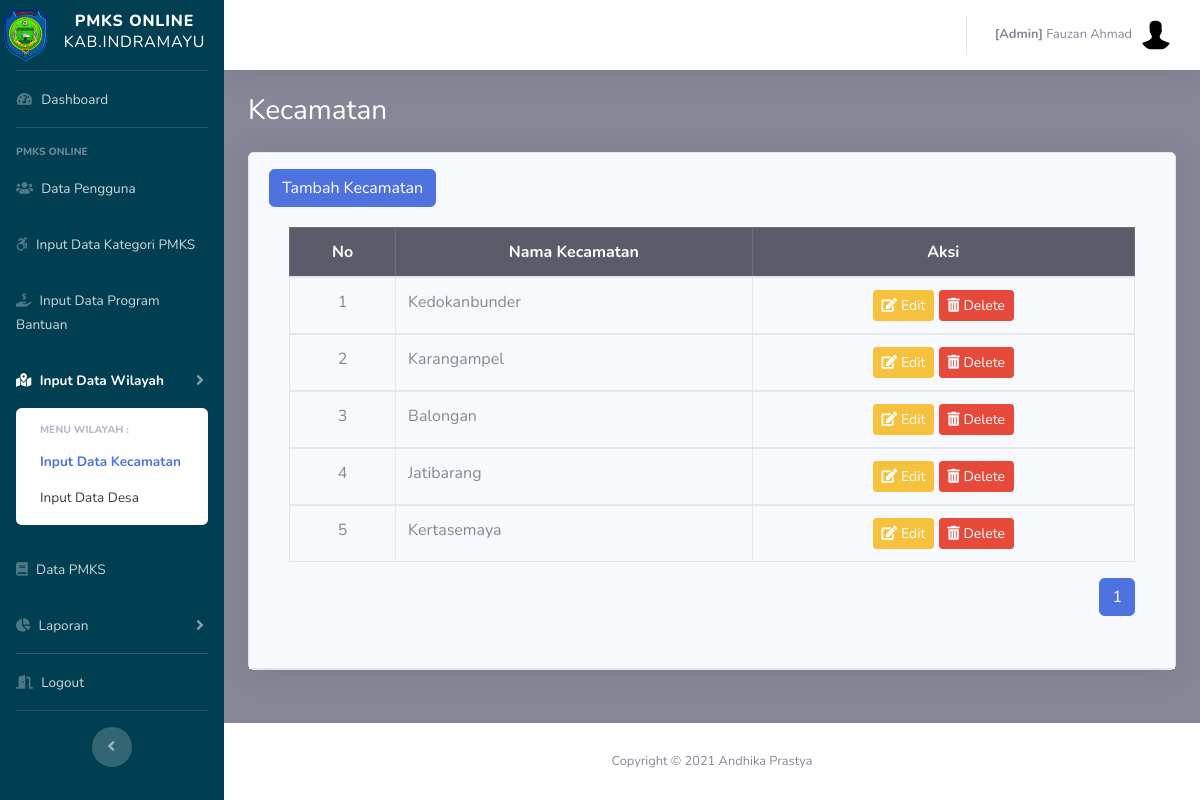
Page /admin/kecamatan.php (signed in) on the committed database.
### tables this page shows
CREATE TABLE `pegawai` (
  `id_pegawai` int(11) NOT NULL,
  `nm_pegawai` varchar(50) NOT NULL,
  `nip` varchar(50) NOT NULL,
  `no_telepon` varchar(50) NOT NULL,
  `alamat` varchar(100) NOT NULL,
  `username` varchar(50) NOT NULL,
  `password` varchar(255) NOT NULL,
  `role` varchar(10) NOT NULL,
  `is_delete` int(11) NOT NULL,
  `row_edit` int(11) NOT NULL,
  `time_input` datetime NOT NULL DEFAULT current_timestamp()
);

CREATE TABLE `kecamatan` (
  `id_kec` int(11) NOT NULL,
  `nm_kec` varchar(20) NOT NULL,
  `is_delete` int(11) NOT NULL,
  `row_edit` int(11) NOT NULL,
  `creator` int(11) NOT NULL,
  `time_input` datetime NOT NULL DEFAULT current_timestamp()
);

### config.php (called while the page is built, shortened)
<?php
	$database = 'pmks';
?>

### functions.php (called while the page is built, shortened)
<?php
function query($query)
{
	include('config.php');
	$result = mysqli_query($koneksi, $query);
	$rows = [];
	while ($row = mysqli_fetch_assoc($result)) {
		$rows[] = $row;
	}
	return $rows;
}

### admin/kecamatan.php (the view, shortened to what this page needs)
<?php
  include('templetes/sidebar.php');
  include('templetes/topbar.php');
  require_once "../functions.php";
  $jml_DataHalaman = 5;
  $jml_responden = count(query( "SELECT * FROM kecamatan WHERE is_delete=1 AND nm_kec!= 'Tidak Ada' ORDER BY id_kec"));
  $jml_Halaman = ceil($jml_responden / $jml_DataHalaman);
  $pageAktif = (isset($_GET["page"]) ) ? $_GET["page"] : 1;
  $awaldata = ( $jml_DataHalaman * $pageAktif ) - $jml_DataHalaman;
  $kec=query("SELECT * FROM kecamatan WHERE is_delete=1 AND nm_kec!= 'Tidak Ada' ORDER BY id_kec LIMIT $awaldata, $jml_DataHalaman");
?>
        <div class="container-fluid">
          <h1 class="h3 mb-4 text-judul">Kecamatan</h1>
              <div class="card shadow mb-2">
                <div class="card-header py-3">
                  <button type="button" class="btn btn-primary" data-toggle="modal" data-target="#modalTambah">
                  Tambah Kecamatan
                </button>
                <div class="card-body">
                <div class="table-responsive">
                <table class="table table-bordered" width="100%" cellspacing="0">
                  <thead class="table-dark">
                    <tr>
                      <th class="text-center">No</th>
                      <th class="text-center">Nama Kecamatan</th>
                      <th class="text-center">Aksi</th>
                    </tr>
                  </thead>
                  <?php $i=$awaldata+1; ?>
                  <?php foreach ($kec as $row):?>
                    <tbody>
                      <tr>
                        <td class="text-center"><?=$i;?></td>
                        <td class="text-left"><?=$row['nm_kec'];?></td>
                        <td class="text-center">
                          <form method="POST">
                            <button type="button" id="edit" name="edit" class="btn btn-warning btn-sm" data-toggle="modal" data-target="#modalEdit<?= $row['id_kec']; ?>">
                            <i class="fas fa-edit"></i> Edit</button>
                            <button type="submit" name="hapus" class="btn btn-danger btn-sm" onclick="return confirm('yakin hapus <?=$row['nm_kec'] ?>?');">
                            <i class="fas fa-trash-alt"></i> Delete</button>
                          </form>
                        </td>
                      </tr>
                      <?php $i++;?>
                    <?php endforeach; ?>
                  </tbody>
                </table>
                <nav aria-label="Page navigation example">
                  <ul class="pagination float-right">
                    <?php for ($i=1; $i <= $jml_Halaman; $i++) : ?>
                      <?php if ($i == $pageAktif) : ?>
                        <li class="page-item active"><a class="page-link" href="?page=<?=$i; ?>"><?=$i; ?></a></li>
                        <?php else : ?>
                          <li class="page-item"><a class="page-link" href="?page=<?=$i; ?>"><?=$i; ?></a></li>
                        <?php endif; ?>
                      <?php endfor; ?>
                    </ul>
                  </nav>
                </div>
              </div>
            </div>
          </div>
        </div>
      </div>
      <?php include('templetes/footer.php');?>

### admin/templetes/topbar.php (shortened to what this page needs)
<?php
require_once "../functions.php";
$idp = $_SESSION["id_pegawai"];
$pg = query("SELECT * FROM pegawai WHERE is_delete=1 AND id_pegawai = $idp")[0];
?>
          <ul class="navbar-nav ml-auto">
            <li class="nav-item dropdown no-arrow">
              <a class="nav-link dropdown-toggle" href="#" id="userDropdown" role="button" data-toggle="dropdown" aria-haspopup="true" aria-expanded="false">
                <span class="mr-2 d-none d-lg-inline text-gray-600 small"><b>[<?=$pg['role']?>]</b> <?=$pg['nm_pegawai']?></span>
                <img class="img-profile rounded-circle" src="../assets/img/default.jpg">
              </a>
            </li>
          </ul>
        </nav>

### admin/templetes/sidebar.php (style rules this page uses)
.text-judul { color: #ffffff; }

### rows in the picture
pegawai: role "Admin", nm_pegawai "Fauzan Ahmad"
kecamatan: nm_kec "Kedokanbunder"
kecamatan: nm_kec "Karangampel"
kecamatan: nm_kec "Balongan"
kecamatan: nm_kec "Jatibarang"
kecamatan: nm_kec "Kertasemaya"
